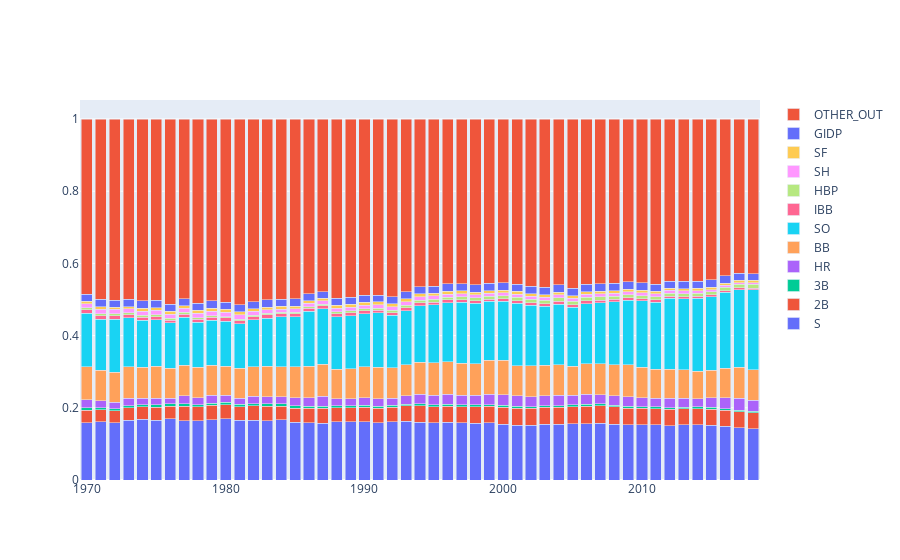

Notebook cell for this chart:
### Code cell
fig = go.Figure(data=[
    go.Bar(name='S', x=batting_filtered_df['yearID'], y=batting_filtered_df['S_PERC']),
    go.Bar(name='2B', x=batting_filtered_df['yearID'], y=batting_filtered_df['2B_PERC']),
    go.Bar(name='3B', x=batting_filtered_df['yearID'], y=batting_filtered_df['3B_PERC']),
    go.Bar(name='HR', x=batting_filtered_df['yearID'], y=batting_filtered_df['HR_PERC']),
    go.Bar(name='BB', x=batting_filtered_df['yearID'], y=batting_filtered_df['BB_PERC']),
    go.Bar(name='SO', x=batting_filtered_df['yearID'], y=batting_filtered_df['SO_PERC']),
    go.Bar(name='IBB', x=batting_filtered_df['yearID'], y=batting_filtered_df['IBB_PERC']),
    go.Bar(name='HBP', x=batting_filtered_df['yearID'], y=batting_filtered_df['HBP_PERC']),
    go.Bar(name='SH', x=batting_filtered_df['yearID'], y=batting_filtered_df['SH_PERC']),
    go.Bar(name='SF', x=batting_filtered_df['yearID'], y=batting_filtered_df['SF_PERC']),
    go.Bar(name='GIDP', x=batting_filtered_df['yearID'], y=batting_filtered_df['GIDP_PERC']),
    go.Bar(name='OTHER_OUT', x=batting_filtered_df['yearID'], y=batting_filtered_df['OTHER_OUT_PERC'])
])
fig.update_layout(barmode='stack')
fig.show()
